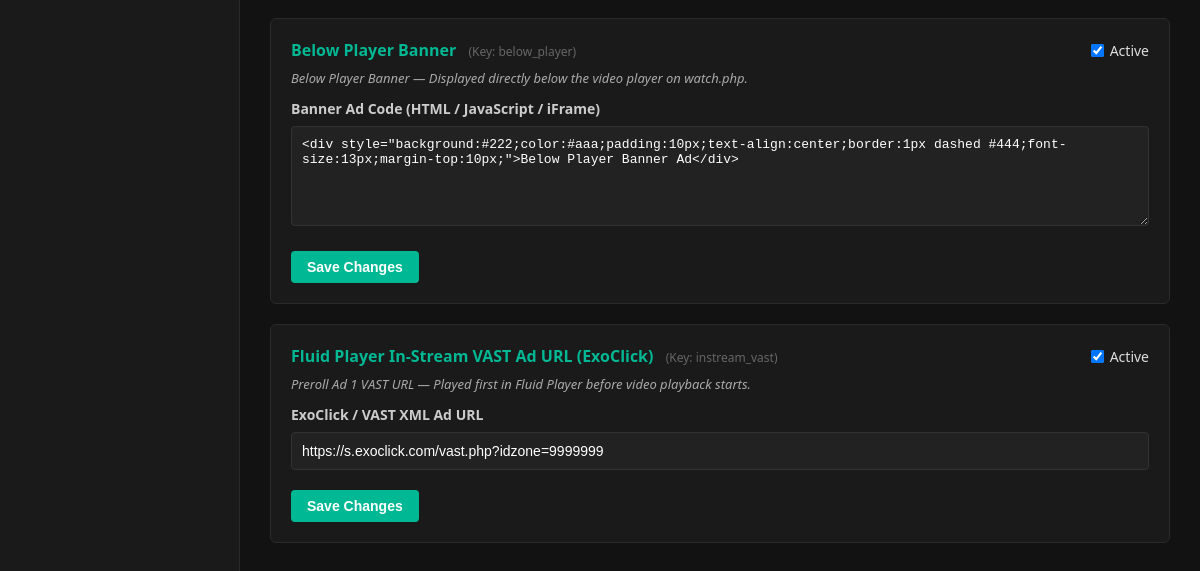
The page /admin/ads.php (signed in, lower part) on the database as committed earlier.
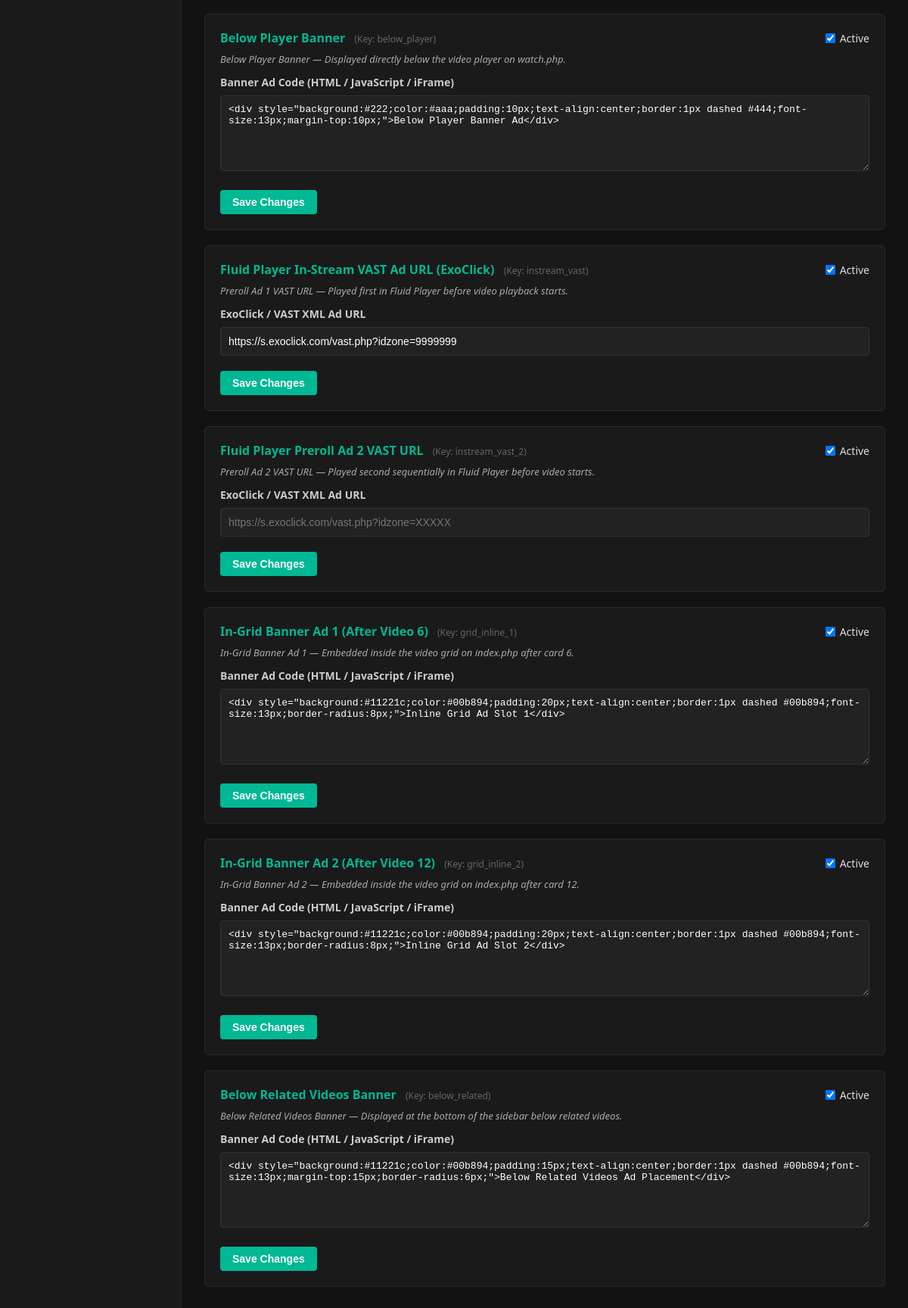
The same page on the database as committed later.
### tables this page shows
CREATE TABLE ads (
            id INTEGER PRIMARY KEY AUTOINCREMENT,
            slot_key TEXT UNIQUE NOT NULL,
            title TEXT NOT NULL,
            ad_type TEXT NOT NULL, -- 'banner', 'vast'
            ad_code TEXT,
            vast_url TEXT,
            is_active INTEGER DEFAULT 1,
            updated_at DATETIME DEFAULT CURRENT_TIMESTAMP
        );

### admin/ads.php (the view, shortened to what this page needs)
<?php
require_once __DIR__ . '/header.php';
$pdo = getDB();
$ads = $pdo->query("SELECT * FROM ads ORDER BY id ASC")->fetchAll();
$slotDescriptions = [
    'instream_vast' => 'Preroll Ad 1 VAST URL — Played first in Fluid Player before video playback starts.',
    'instream_vast_2' => 'Preroll Ad 2 VAST URL — Played second sequentially in Fluid Player before video starts.',
    'header_banner' => 'Header Top Banner (728x90) — Displayed at the top of every page below main header.',
    'above_player' => 'Above Player Banner — Displayed directly above the video player on watch.php.',
    'below_player' => 'Below Player Banner — Displayed directly below the video player on watch.php.',
    'sidebar_banner' => 'Sidebar Banner (300x250) — Displayed in the right sidebar of watch.php.',
    'grid_inline_1' => 'In-Grid Banner Ad 1 — Embedded inside the video grid on index.php after card 6.',
    'grid_inline_2' => 'In-Grid Banner Ad 2 — Embedded inside the video grid on index.php after card 12.',
    'below_related' => 'Below Related Videos Banner — Displayed at the bottom of the sidebar below related videos.'
];
?>
<div style="max-width: 900px;">
    <?php foreach ($ads as $ad): ?>
        <form action="ads.php" method="POST" style="background: #1a1a1a; padding: 20px; border-radius: 6px; border: 1px solid #2a2a2a; margin-bottom: 20px;">
            <div style="display: flex; justify-content: space-between; align-items: center; margin-bottom: 8px;">
                <h4 style="color: #00b894; font-size: 16px;">
                    <?= htmlspecialchars($ad['title']) ?>
                    <span style="font-size: 12px; color: #666; font-weight: normal; margin-left: 8px;">(Key: <?= htmlspecialchars($ad['slot_key']) ?>)</span>
                </h4>
                <label class="checkbox-label">
                    <input type="checkbox" name="is_active" value="1" <?= $ad['is_active'] ? 'checked' : '' ?>>
                    Active
                </label>
            </div>
            <?php if (isset($slotDescriptions[$ad['slot_key']])): ?>
                <div style="font-size: 13px; color: #aaa; margin-bottom: 12px; font-style: italic;">
                    <?= htmlspecialchars($slotDescriptions[$ad['slot_key']]) ?>
                </div>
            <?php endif; ?>
            <?php if ($ad['ad_type'] === 'vast'): ?>
                <div class="form-group">
                    <label>ExoClick / VAST XML Ad URL</label>
                    <input type="url" name="vast_url" class="form-control" value="<?= htmlspecialchars($ad['vast_url'] ?? '') ?>" placeholder="https://s.exoclick.com/vast.php?idzone=XXXXX">
                </div>
            <?php else: ?>
                <div class="form-group">
                    <label>Banner Ad Code (HTML / JavaScript / iFrame)</label>
                    <textarea name="ad_code" class="form-control" style="font-family: monospace; font-size: 13px;" placeholder="Paste ExoClick or ad network HTML/JS code here..."><?= htmlspecialchars($ad['ad_code'] ?? '') ?></textarea>
                </div>
            <?php endif; ?>
            <button type="submit" class="btn btn-primary" style="padding: 8px 16px;">Save Changes</button>
        </form>
    <?php endforeach; ?>
</div>
<?php require_once __DIR__ . '/footer.php'; ?>

Rows that differ between the two databases and show on the page:
added ads: title "Fluid Player Preroll Ad 2 VAST URL", slot_key "instream_vast_2", is_active "☑", slot_key "Preroll Ad 2 VAST URL — Played second sequentially in Fluid Player before video starts."
added ads: title "In-Grid Banner Ad 1 (After Video 6)", slot_key "grid_inline_1", is_active "☑", slot_key "In-Grid Banner Ad 1 — Embedded inside the video grid on index.php after card 6.", ad_code "<div style=\"background:#11221c;color:#00b894;padding:20px;text-align:center;border:1px dashed #00b894;font-size:13px;border-radius:8px;\">Inline Grid Ad Slot 1</div>"
added ads: title "In-Grid Banner Ad 2 (After Video 12)", slot_key "grid_inline_2", is_active "☑", slot_key "In-Grid Banner Ad 2 — Embedded inside the video grid on index.php after card 12.", ad_code "<div style=\"background:#11221c;color:#00b894;padding:20px;text-align:center;border:1px dashed #00b894;font-size:13px;border-radius:8px;\">Inline Grid Ad Slot 2</div>"
added ads: title "Below Related Videos Banner", slot_key "below_related", is_active "☑", slot_key "Below Related Videos Banner — Displayed at the bottom of the sidebar below related videos.", ad_code "<div style=\"background:#11221c;color:#00b894;padding:15px;text-align:center;border:1px dashed #00b894;font-size:13px;margin-top:15px;border-radius:6px;\">Below Related Videos Ad Placement</div>"
